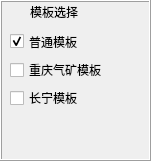
      <widget class="QFrame" name="frame_25">
       <property name="geometry">
        <rect>
         <x>40</x>
         <y>330</y>
         <width>151</width>
         <height>161</height>
        </rect>
       </property>
       <property name="frameShape">
        <enum>QFrame::Box</enum>
       </property>
       <property name="frameShadow">
        <enum>QFrame::Raised</enum>
       </property>
       <widget class="QLabel" name="label_146">
        <property name="geometry">
         <rect>
          <x>30</x>
          <y>0</y>
          <width>81</width>
          <height>23</height>
         </rect>
        </property>
        <property name="styleSheet">
         <string notr="true">font: 10pt &quot;黑体&quot;;</string>
        </property>
        <property name="text">
         <string>模板选择</string>
        </property>
       </widget>
       <widget class="QWidget" name="layoutWidget">
        <property name="geometry">
         <rect>
          <x>10</x>
          <y>30</y>
          <width>137</width>
          <height>79</height>
         </rect>
        </property>
        <layout class="QGridLayout" name="gridLayout_47">
         <item row="0" column="0">
          <widget class="QCheckBox" name="checkBox_14">
           <property name="text">
            <string>普通模板</string>
           </property>
           <property name="checked">
            <bool>true</bool>
           </property>
          </widget>
         </item>
         <item row="1" column="0">
          <widget class="QCheckBox" name="checkBox_15">
           <property name="text">
            <string>重庆气矿模板</string>
           </property>
          </widget>
         </item>
         <item row="2" column="0">
          <widget class="QCheckBox" name="checkBox_16">
           <property name="text">
            <string>长宁模板</string>
           </property>
          </widget>
         </item>
        </layout>
       </widget>
      </widget>
